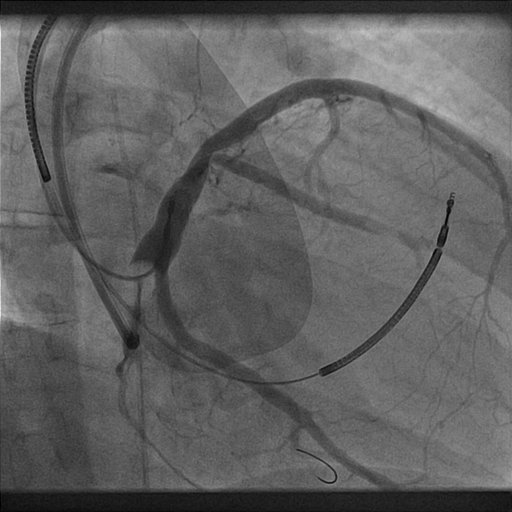
#> input picture FrangiFilter/0002.jpg, 512 x 512 px
$ python -i hessian.py   (imports and definitions only)
#> lines starting #> are read from the running program, lines starting #| are printed output that depends on the picture
#> further down, picture is the input picture: shape (512, 512); min 0, max 236, mean 96
import numpy as np
from scipy.ndimage import convolve


def Hessian2D(I, Sigma=1):
    """
    This function Hessian2 filters the image with 2nd derivatives of a
    Gaussian with parameter Sigma.
    :param I: image, in flotaing point precision (float64)
    :param Sigma: sigma of the gaussian kernel used
    :return: the 2nd derivatives
    """
#> called with Sigma = 1
    # Make kernel coordinates
    X, Y = np.meshgrid(np.arange(-np.round(3*Sigma), np.round(3*Sigma) +1),
                       np.arange(-np.round(3*Sigma), np.round(3*Sigma) +1), indexing='ij')

    # Build the gaussian 2nd derivatives filters
    DGaussxx = 1/(2*np.pi*Sigma**4)*(X**2/Sigma**2 - 1)*np.exp(-(X**2 + Y**2)/(2*Sigma**2))
    DGaussxy = (1/(2*np.pi*Sigma**6))*(X*Y)*np.exp(-(X**2 + Y**2)/(2*Sigma**2))
    DGaussyy = DGaussxx.conj().T

    Dxx = convolve(I, DGaussxx, mode='constant', cval=0.0)
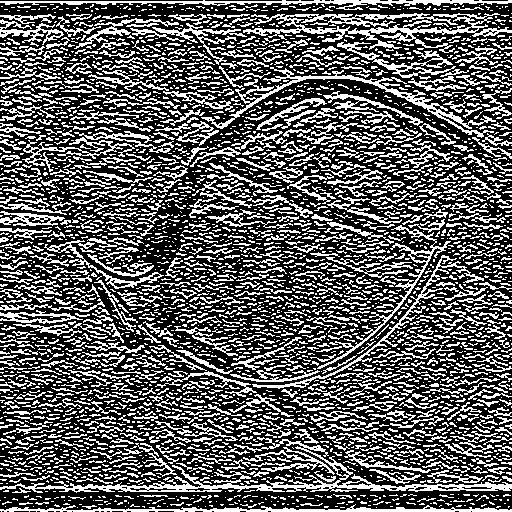
#> Dxx: shape (512, 512); min 0, max 255, mean 92.3
    Dxy = convolve(I, DGaussxy, mode='constant', cval=0.0)
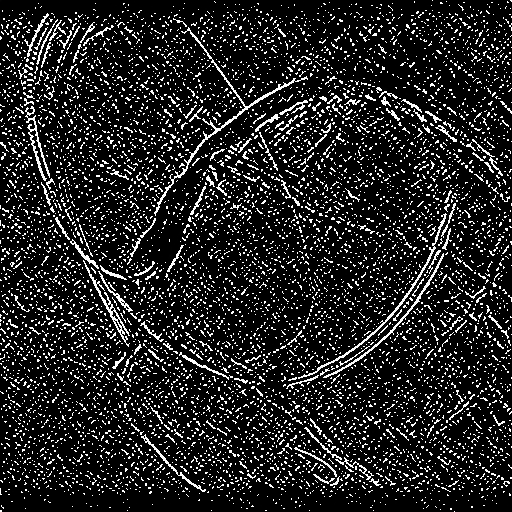
#> Dxy: shape (512, 512); min 0, max 255, mean 35.9
    Dyy = convolve(I, DGaussyy, mode='constant', cval=0.0)
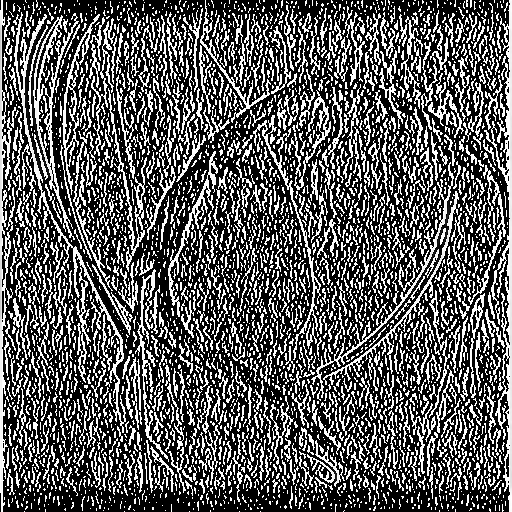
#> Dyy: shape (512, 512); min 0, max 255, mean 90.1

    return Dxx, Dxy, Dyy

>>> import cv2
>>> picture = cv2.imread('0002.jpg', cv2.IMREAD_GRAYSCALE)
>>> result = Hessian2D(picture)

$ run again, on FrangiFilter/echo112.jpg
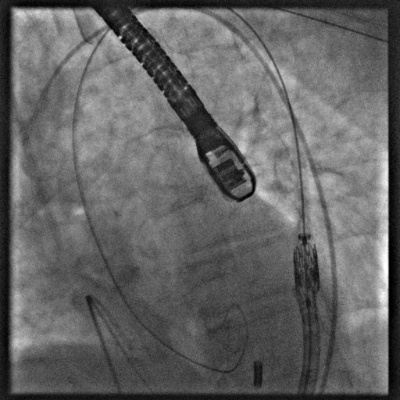
#> input picture FrangiFilter/echo112.jpg, 400 x 400 px
#> picture is the input picture: shape (400, 400); min 0, max 255, mean 100.2
#> in Hessian2D, `Dxy = convolve(I, DGaussxy, mode='constant', cval=0.0)`:
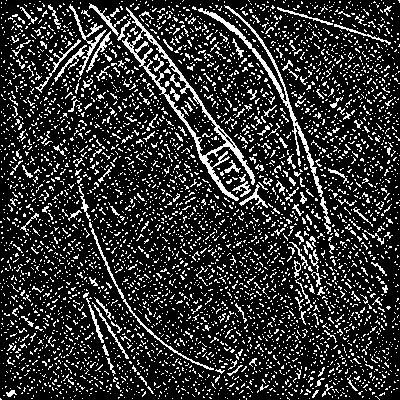
#> Dxy: shape (400, 400); min 0, max 255, mean 48.6
#> in Hessian2D, `Dyy = convolve(I, DGaussyy, mode='constant', cval=0.0)`:
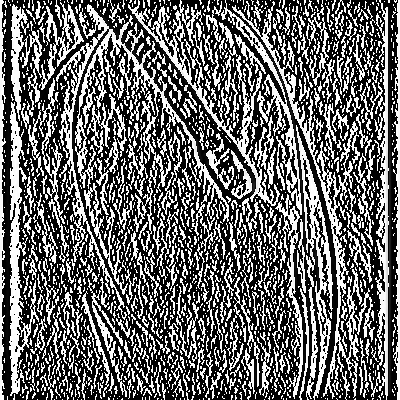
#> Dyy: shape (400, 400); min 0, max 255, mean 103.5
